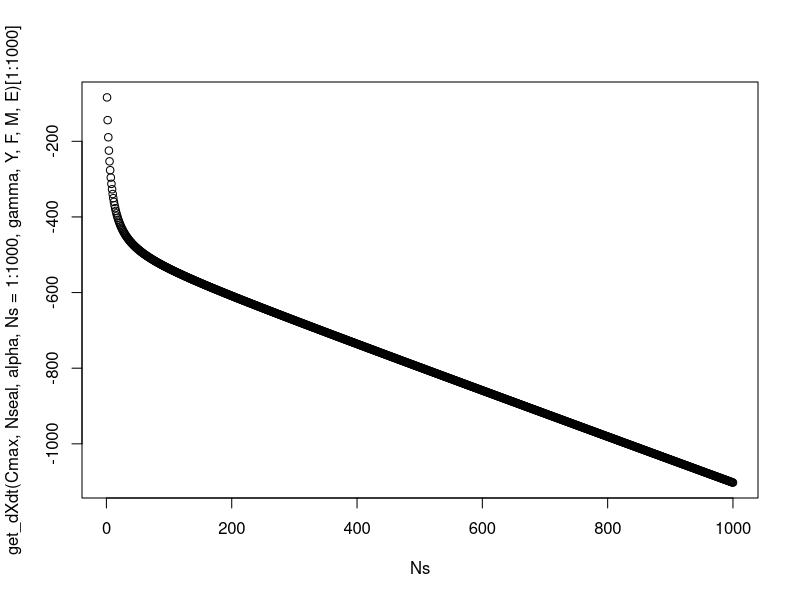

R code for this plot:
# continuous time salmon from Tim
# Feb 2024

Ns <- 1
Nseal <- 100
Cmax <- 5
alpha <- 1
Y <- 0
F <- 0.3
M <- 0.005
E <- 0.3
gamma <- 0

# function to calculate derivative expressions.
get_dXdt <- function(Cmax, Nseal, alpha, Ns, gamma, Y, F, M, E) {
  dNdt <- -Cmax *alpha * Ns * Nseal^(1 + gamma) / (Cmax + alpha * Ns * Nseal^gamma + Y) - F * Ns - M * Ns - E * Ns
  dCdt <-   Cmax * Nseal *(alpha * Ns * Nseal^gamma + Y) / (Cmax + alpha * Ns * Nseal^gamma + Y)
  dCatchdt <- F * Ns
  dEdt <- E * Ns
  return(c(dNdt, dCdt, dCatchdt, dEdt))
}

# apply 4th order runge-kutta to integrate over time period deltat
runge_kutta <- function(Cmax, Nseal, alpha, Ns, gamma, Y, F, M, E, deltat = 1){
  X <- c(Ns, 0, 0, 0)
  K1s <- get_dXdt(Cmax, Nseal, alpha, Ns = X[1], gamma, Y, F, M, E)
  midX <- X + deltat* 0.5 * K1s
  K2s <- get_dXdt(Cmax, Nseal, alpha, Ns= midX[1], gamma, Y, F, M, E)
  midX <- X + deltat * 0.5 * K2s
  K3s <- get_dXdt(Cmax, Nseal, alpha, Ns= midX[1], gamma, Y, F, M, E)
  endX <- X + deltat * K3s
  K4s <- get_dXdt(Cmax, Nseal, alpha, Ns= endX[1], gamma, Y, F, M, E)
  Xsim <- X + deltat * (K1s / 6 + K2s / 3 + K3s / 3 + K4s / 6)
  return(c(Ns = Xsim[1],
           C = Xsim[2],
           Catch = Xsim[3],
           E = Xsim[4]))
}

# example call - returns an array that has # Salmon remaining, the total number of salmon eaten, the number of salmon caught, and the number of salmon the escaped the gauntlet
day_result <- runge_kutta(Cmax, Nseal, alpha, Ns, gamma, Y, F, M, E, deltat = 0.02)
day_result

Ns <- 1:1000
plot(Ns, get_dXdt(Cmax, Nseal, alpha, Ns = 1:1000, gamma, Y, F, M, E)[1:1000])
